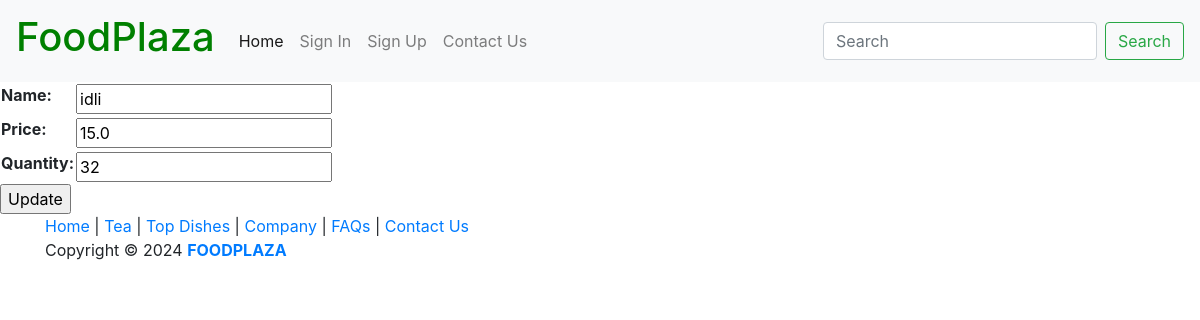
Screenshot of /foodapp/update/1 with the database file from the repository.
### foodapp/models.py (models this page shows, shortened)
class FoodModel(models.Model):
	name=models.CharField(max_length=15);
	price=models.FloatField();
	quantity=models.IntegerField()

### foodapp/views.py (the view)
# urls.py: path('update/<int:id>',updateFoodByIdView),
def updateFoodByIdView(request,id):
	print('IN UPDATE')
	foundFood=FoodModel.objects.get(id=id)
	form=FoodForm(instance=foundFood)
	if request.method == 'POST':
		form=FoodForm(request.POST,instance=foundFood)
		if form.is_valid():
			form.save()
			return redirect('/foodapp/foods')
	return render(request,'foodapp/updatefood.html',{'form':form})

### foodapp/forms.py
class FoodForm(forms.ModelForm):
	class Meta:
		model=FoodModel
		fields='__all__'

### templates/foodapp/updatefood.html (shortened to what this page needs)
{% include "header2.html" %}
<form method='POST'>
    <table>
        {{ form.as_table }}
    </table>
    <input type='submit' value='Update'>
</form>
{% include "footer.html" %}

### rows the page displays
FoodModel: name "idli", price "15.0", quantity "32"
